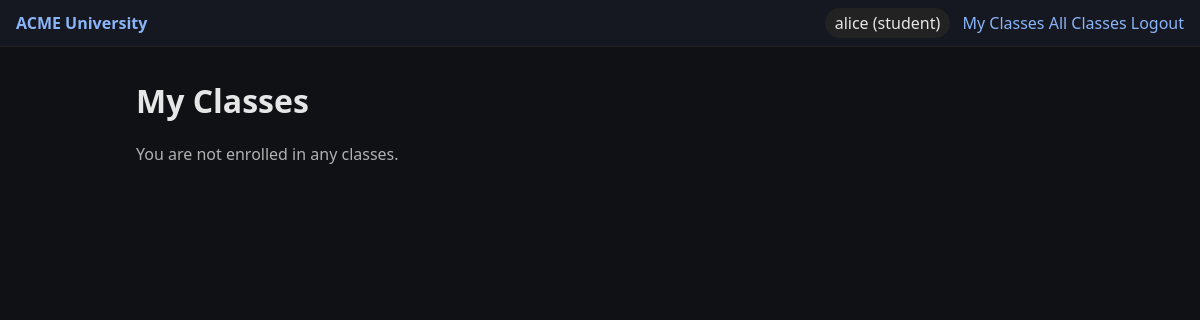
Page /student/my-classes (signed in) on the earlier database version.
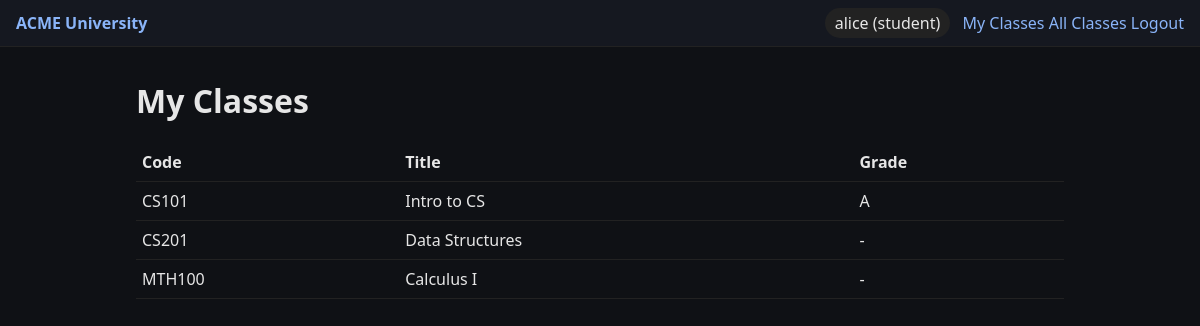
Same page on the later database version.
### models.py (models this page shows)
class Enrollment(db.Model):
    id = db.Column(db.Integer, primary_key=True)
    student_id = db.Column(db.Integer, db.ForeignKey("user.id"), nullable=False)
    course_id = db.Column(db.Integer, db.ForeignKey("course.id"), nullable=False)
    grade = db.Column(db.String(5))
    student = db.relationship("User", foreign_keys=[student_id])
    course = db.relationship("Course", foreign_keys=[course_id])
    __table_args__ = (
        UniqueConstraint("student_id", "course_id", name="uq_student_course"),
    )

class Course(db.Model):
    id = db.Column(db.Integer, primary_key=True)
    code = db.Column(db.String(20), unique=True, nullable=False)
    title = db.Column(db.String(120), nullable=False)
    capacity = db.Column(db.Integer, nullable=False, default=30)
    teacher_id = db.Column(db.Integer, db.ForeignKey("user.id"), nullable=False)
    teacher = db.relationship("User", foreign_keys=[teacher_id])

### student_routes.py (the view)
@student_bp.route("/my-classes")
@login_required
@roles_required("student")
def my_classes():
    enrollments = Enrollment.query.filter_by(student_id=current_user.id).all()
    return render_template("student_my_classes.html", enrollments=enrollments)

### app.py (called while the page is built)
@login_manager.user_loader
def load_user(user_id):
    return User.query.get(int(user_id))

### templates/student_my_classes.html
{% extends "base.html" %}
{% block content %}
  <h1>My Classes</h1>
  {% if enrollments %}
    <table>
      <thead>
        <tr><th>Code</th><th>Title</th><th>Grade</th></tr>
      </thead>
      <tbody>
      {% for e in enrollments %}
        <tr>
          <td>{{ e.course.code }}</td>
          <td>{{ e.course.title }}</td>
          <td>{{ e.grade or "-" }}</td>
        </tr>
      {% endfor %}
      </tbody>
    </table>
  {% else %}
    <p class="muted">You are not enrolled in any classes.</p>
  {% endif %}
{% endblock %}

Differences in the rows shown:
added Enrollment: course.code "CS101", course "Intro to CS", grade "A"
added Enrollment: course.code "CS201", course "Data Structures", grade "-"
added Enrollment: course.code "MTH100", course "Calculus I", grade "-"
Other differences:
text no longer shown: "You are not enrolled in any classes."
text now shown: "Code Title Grade"
